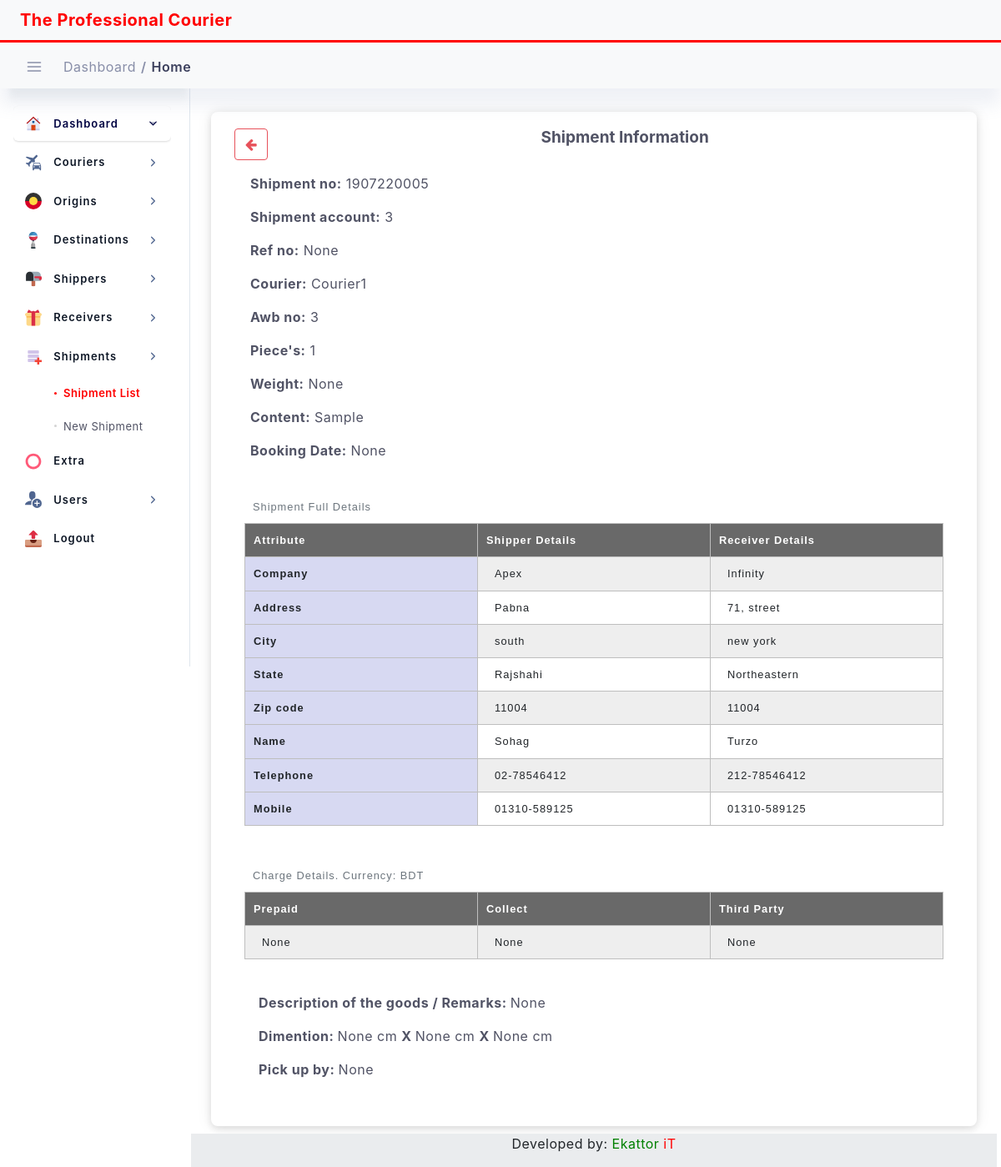
Screenshot of /transaction/detail-shipment/1907220005 with the database file from the repository.
### transaction/models.py (models this page shows, shortened)
class Transaction(models.Model):
    created_at = models.DateTimeField(blank=True, null=True, auto_now_add=True)
    updated_at = models.DateTimeField(blank=True, null=True, auto_now=True)
    shipment_date = models.DateTimeField(blank=True, null=True, )
    shipment_no = models.CharField(max_length=100, primary_key=True, default=shipment_no_generate)
    shipper_account = models.CharField(max_length=100)
    shipper = models.ForeignKey(Sender, on_delete=models.DO_NOTHING, )
    shipper_address = models.CharField(max_length=200,)
    shipper_city = models.CharField(max_length=200,)
    shipper_state = models.CharField(max_length=200, blank=True, null=True)
    shipper_zip = models.CharField(max_length=200,)
    shipper_name = models.CharField(max_length=200, blank=True, null=True)
    shipper_mobile = models.CharField(max_length=20, blank=True, null=True)
    shipper_telephone = models.CharField(max_length=20, blank=True, null=True)
    origin_country = models.ForeignKey(Origin, on_delete=models.DO_NOTHING, )
    receiver = models.ForeignKey(Receiver, on_delete=models.DO_NOTHING, )
    receiver_address = models.CharField(max_length=200,)
    receiver_city = models.CharField(max_length=200,)
    receiver_state = models.CharField(max_length=200, blank=True, null=True)
    receiver_zip = models.CharField(max_length=200,)
    receiver_name = models.CharField(max_length=200, blank=True, null=True)
    receiver_mobile = models.CharField(max_length=20, blank=True, null=True)
    receiver_telephone = models.CharField(max_length=20, blank=True, null=True)
    destination_country = models.ForeignKey(Destination, on_delete=models.DO_NOTHING, )
    ref_no = models.CharField(max_length=200, blank=True, null=True)
    courier = models.ForeignKey(Courier, on_delete=models.DO_NOTHING, )
    awb_no = models.CharField(max_length=200, blank=True, null=True)
    piece = models.IntegerField(blank=True, null=True, default=1)
    weight = models.DecimalField(max_digits=20, decimal_places=2, blank=True, null=True)
    CONTENT_CHOICES = (
        ('Sample', 'Sample'),
        ('Document', 'Document'),
        ('Envelope', 'Envelope'),
    )
    content = models.CharField(max_length=20, choices=CONTENT_CHOICES, default='Sample')
    remark = models.CharField(max_length=200, blank=True, null=True)
    height = models.DecimalField(max_digits=20, decimal_places=2, blank=True, null=True)
    width = models.DecimalField(max_digits=20, decimal_places=2, blank=True, null=True)
    length = models.DecimalField(max_digits=20, decimal_places=2, blank=True, null=True)
    pickup_by = models.CharField(max_length=200, blank=True, null=True)
    pickup_date = models.DateField(blank=True, null=True)
    CURRENCY_CHOICES = (
        ('BDT', 'BDT'),
        ('USD', 'USD'),
        ('EURO', 'EURO'),
    )
    currency = models.CharField(max_length=20, choices=CURRENCY_CHOICES, default='BDT')
    prepaid_amount = models.DecimalField(max_digits=20, decimal_places=2, blank=True, null=True)
    collect_amount = models.DecimalField(max_digits=20, decimal_places=2, blank=True, null=True)
    third_party_amount = models.DecimalField(max_digits=20, decimal_places=2, blank=True, null=True)
    cheque_no = models.CharField(max_length=200, blank=True, null=True)
    account_no = models.CharField(max_length=200, blank=True, null=True)
    barcode = models.ImageField(upload_to='barcode', blank=True, null=True)
    STATUS_CHOICES = (
        ('Pending', 'Pending'),
        ('In Transit', 'In Transit'),
        ('Shipped', 'Shipped'),
        ('Out For Delivery', 'Out For Delivery'),
        ('Delivered', 'Delivered'),
    )
    status = models.CharField(max_length=20, choices=STATUS_CHOICES, default='Pending')
    author = models.ForeignKey(User, on_delete=models.DO_NOTHING, )
    is_active = models.BooleanField(default=True)

class Sender(models.Model):
    created_at = models.DateTimeField(blank=True, null=True, auto_now_add=True)
    updated_at = models.DateTimeField(blank=True, null=True, auto_now=True)
    shipper_code = models.CharField(max_length=20, primary_key=True, default=shipper_code)
    shipper_company = models.CharField(max_length=100)
    shipper_address = models.CharField(max_length=200)
    city = models.CharField(max_length=100)
    state = models.CharField(max_length=100, blank=True, null=True)
    zip = models.CharField(max_length=100)
    shipper_name = models.CharField(max_length=100, blank=True, null=True)
    mobile = models.CharField(max_length=50, blank=True, null=True)
    telephone = models.CharField(max_length=100, blank=True, null=True)
    author = models.ForeignKey(User, on_delete=models.DO_NOTHING, )
    is_active = models.BooleanField(default=True)
    def __str__(self):
        return self.shipper_company

class Receiver(models.Model):
    created_at = models.DateTimeField(blank=True, null=True, auto_now_add=True)
    updated_at = models.DateTimeField(blank=True, null=True, auto_now=True)
    receiver_code = models.CharField(max_length=20, primary_key=True, default=receiver_code)
    receiver_company = models.CharField(max_length=100)
    receiver_address = models.CharField(max_length=200)
    city = models.CharField(max_length=100)
    state = models.CharField(max_length=100, blank=True, null=True)
    zip = models.CharField(max_length=100)
    receiver_name = models.CharField(max_length=100, blank=True, null=True)
    mobile = models.CharField(max_length=50, blank=True, null=True)
    telephone = models.CharField(max_length=100, blank=True, null=True)
    author = models.ForeignKey(User, on_delete=models.DO_NOTHING, )
    is_active = models.BooleanField(default=True)
    def __str__(self):
        return self.receiver_company

### dataset/models.py (models this page shows)
class Courier(models.Model):
    name = models.CharField(max_length=100)
    address = models.CharField(max_length=200, blank=True, null=True)
    mobile = models.CharField(max_length=15, blank=True, null=True)
    email = models.CharField(max_length=100, blank=True, null=True)
    remark = models.CharField(max_length=200, blank=True, null=True)
    def __str__(self):
        return self.name

### transaction/views.py (the view)
# urls.py: path('detail-shipment/<str:pk>', views.ShipmentDetailView.as_view(), name='detail_shipment'),
class ShipmentDetailView(DetailView):
    model = Transaction
    template_name = 'shipment_detail.html'
    context_object_name = 'shipment'
    def get_context_data(self, **kwargs):
        context = super().get_context_data(**kwargs)
        context["title"] = "Shipment Information"
        context["nav_bar"] = "shipment_list"
        return context

### templates/shipment_detail.html (shortened to what this page needs)
{% extends "base.html" %}
{% load static %}
{% block content %}
{% load crispy_forms_tags %}
<div class="container p-4">
    <div class="row">
        <div class="col-lg-12 col-12 layout-spacing">
            <div class="statbox widget box box-shadow">
                <div class="widget-header">
                    <div class="row">
                        <div class="mb-3 col-md-1">
                            <a href="{% url 'all-shipments' %}">
                                <button class="btn btn-outline-danger" type="submit"><i class="fa fa-arrow-left"
                                                                                      aria-hidden="true"></i></button>
                            </a>
                        </div>
                        <div class="mb-3 col-md-11">
                            <center>
                                <h5>{{title}}</h5>
                            </center>
                        </div>
                        <p></p><br /><br />
                        <div>
                            <p><strong>Shipment no:</strong>  {{ shipment.shipment_no }}</p>
                            <p><strong>Shipment account:</strong> {{ shipment.shipper_account }}</p>
                            <p><strong>Ref no:</strong> {{ shipment.ref_no }}</p>
                            <p><strong>Courier:</strong> {{ shipment.courier }}</p>
                            <p><strong>Awb no:</strong> {{ shipment.awb_no }}</p>
                            <p><strong>Piece's:</strong> {{ shipment.piece }}</p>
                            <p><strong>Weight:</strong> {{ shipment.weight }}</p>
                            <p><strong>Content:</strong> {{ shipment.content }}</p>
                            <p><strong>Booking Date:</strong> {{ shipment.shipment_date }}</p>
                        </div>
                    </div>
                </div>
                <div class="widget-content widget-content-area">
                    <table>
                        <caption>Shipment Full Details</caption>
                        <tr>
                            <th scope="col">Attribute</th>
                            <th scope="col">Shipper Details</th>
                            <th scope="col">Receiver Details</th>
                        </tr>
                        <tr>
                            <th scope="row">Company</th>
                            <td>{{ shipment.shipper }}</td>
                            <td>{{ shipment.receiver }}</td>
                        </tr>
                        <tr>
                            <th scope="row">Address</th>
                            <td>{{ shipment.shipper_address }}</td>
                            <td>{{ shipment.receiver_address }}</td>
                        </tr>
                        <tr>
                            <th scope="row">City</th>
                            <td>{{ shipment.shipper_city }}</td>
                            <td>{{ shipment.receiver_city }}</td>
                        </tr>
                        <tr>
                            <th scope="row">State</th>
                            <td>{{ shipment.shipper_state }}</td>
                            <td>{{ shipment.receiver_state }}</td>
                        </tr>
                        <tr>
                            <th scope="row">Zip code</th>
                            <td>{{ shipment.shipper_zip }}</td>
                            <td>{{ shipment.receiver_zip }}</td>
                        </tr>
                        <tr>
                            <th scope="row">Name</th>
                            <td>{{ shipment.shipper_name }}</td>
                            <td>{{ shipment.receiver_name }}</td>
                        </tr>
                        <tr>
                            <th scope="row">Telephone</th>
                            <td>{{ shipment.shipper_telephone }}</td>
                            <td>{{ shipment.receiver_telephone }}</td>
                        </tr>
                        <tr>
                            <th scope="row">Mobile</th>
                            <td>{{ shipment.shipper_mobile }}</td>
                            <td>{{ shipment.receiver_mobile }}</td>
                        </tr>
                    </table>
                </div>
                <div class="widget-content widget-content-area">
                    <table>
                        <caption>Charge Details. Currency: {{ shipment.currency }}</caption>
                        <tr>
                            <th scope="col">Prepaid</th>
                            <th scope="col">Collect</th>
                            <th scope="col">Third Party</th>
                        </tr>
                        <tr>
                            <td>{{ shipment.prepaid_amount }}</td>
                            <td>{{ shipment.collect_amount }}</td>
                            <td>{{ shipment.third_party_amount }}</td>
                        </tr>
                    </table>
                </div>
                <div class="widget-content widget-content-area">
                        <p><strong>Description of the goods / Remarks: </strong>{{ shipment.remark }}</p>
                        <p><strong>Dimention: </strong>{{ shipment.height }} cm <strong>X </strong>{{ shipment.width }} cm <strong>X </strong>{{ shipment.length }} cm</p>
                        <p><strong>Pick up by: </strong>{{ shipment.pickup_by }}</p>
                </div>
            </div>
        </div>
    </div>
</div>
{% endblock content %}

### static/assets/css/dashboard/dash_1.css (style rules this page uses)
.layout-spacing { padding-bottom: 25px; }
.widget { position: relative; padding: 20px; border-radius: 8px; border: none; background: #fff; -webkit-box-shadow: 0 4px 6px 0 rgba(85, 85, 85, 0.08), 0 1px 20px 0 rgba(0, 0, 0, 0.07), 0px 1px 11px 0px rgba(0, 0, 0, 0.07); -moz-box-shadow: 0 4px 6px 0 rgba(85, 85, 85, 0.08), 0 1px 20px 0 rgba(0, 0, 0, 0.07), 0px 1px 11px 0px rgba(0, 0, 0, 0.07); box-shadow: 0 4px 6px 0 rgba(85, 85, 85, 0.08), 0 1px 20px 0 rgba(0, 0, 0, 0.07), 0px 1px 11px 0px rgba(0, 0, 0, 0.07); }
.widget h5 { font-weight: 700; font-size: 19px; letter-spacing: 0px; margin-bottom: 0; color: #515365; }

### static/assets/css/main.css (style rules this page uses)
html { min-height: 100% }
body { color: #888ea8; height: 100%; font-size: 0.875rem; background: #f1f2f3; overflow-x: hidden; overflow-y: auto; letter-spacing: 0.0312rem; font-family: 'Helvetica', sans-serif; }
h1, h2, h3, h4, h5, h6 { color: #3b3f5c; }
p { margin-top: 0; margin-bottom: 0.625rem; color: #515365 }
strong { font-weight: 600; }
a { color: #515365; outline: none; }
.btn { padding: 0.4375rem 1.25rem; text-shadow: none; font-size: 14px; color: #3b3f5c; font-weight: normal; white-space: normal; word-wrap: break-word; transition: .2s ease-out; touch-action: manipulation; cursor: pointer; background-color: #f1f2f3; box-shadow: 0px 5px 20px 0 rgba(0, 0, 0, 0.1); will-change: opacity, transform; transition: all 0.3s ease-out; -webkit-transition: all 0.3s ease-out; }
.btn-outline-danger { border: 1px solid #e7515a !important; color: #e7515a !important; background-color: transparent; box-shadow: none; }
.statbox .widget-content:before, .statbox .widget-content:after { display: table; content: ""; line-height: 0; clear: both }

### static/assets/css/structure.css (style rules this page uses)
html { min-height: 100% }
body { color: #888ea8; height: 100%; font-size: 0.875rem; background: ##f1f2f3; overflow-x: hidden; overflow-y: auto; letter-spacing: 0.0312rem; font-family: 'Helvetica', sans-serif; }
h1, h2, h3, h4, h5, h6 { color: #3b3f5c; }
p { margin-top: 0; margin-bottom: 0.625rem; color: #515365 }
strong { font-weight: 600; }
.widget { padding: 0; margin-top: 0; margin-bottom: 0; border-radius: 6px; -webkit-box-shadow: 0 4px 6px 0 rgba(85, 85, 85, 0.08), 0 1px 20px 0 rgba(0, 0, 0, 0.07), 0px 1px 11px 0px rgba(0, 0, 0, 0.07); -moz-box-shadow: 0 4px 6px 0 rgba(85, 85, 85, 0.08), 0 1px 20px 0 rgba(0, 0, 0, 0.07), 0px 1px 11px 0px rgba(0, 0, 0, 0.07); box-shadow: 0 4px 6px 0 rgba(85, 85, 85, 0.08), 0 1px 20px 0 rgba(0, 0, 0, 0.07), 0px 1px 11px 0px rgba(0, 0, 0, 0.07); }
.layout-spacing { padding-bottom: 40px; }
.widget.box .widget-header { background: #fff; padding: 0px 8px 0px; border-top-right-radius: 6px; border-top-left-radius: 6px; }
.widget .widget-header { border-bottom: 0px solid #f1f2f3; }
.widget .widget-header:before, .widget .widget-header:after { display: table; content: ""; line-height: 0 }
.widget .widget-header:after { clear: both }
.widget-content-area { padding: 20px; position: relative; background-color: #fff; border-bottom-left-radius: 6px; border-bottom-right-radius: 6px; }

### templates/shipment_detail.html (style rules this page uses)
table { width: 100%; }
td, th { border: 1px solid rgb(190, 190, 190); padding: 10px; }
td { text-align: left; padding-left: 20px; width:30%; }
tr:nth-child(even) { background-color: #eee; }
th[scope="col"] { background-color: #696969; color: #fff; width: 30%; }
th[scope="row"] { background-color: #d7d9f2; width:30%; }
caption { padding: 10px; caption-side: top; }
p { padding-left: 17px; }
table { border-collapse: collapse; border: None; letter-spacing: 1px; font-family: sans-serif; font-size: .8rem; }

### rows the page displays
Transaction: shipment_no "1907220005", shipper_account "3", ref_no "None", courier "Courier1", awb_no "3", piece "1", weight "None", content "Sample", shipment_date "None", shipper "Apex", receiver "Infinity", shipper_address "Pabna", receiver_address "71, street", shipper_city "south", receiver_city "new york", shipper_state "Rajshahi", receiver_state "Northeastern", shipper_zip "11004", receiver_zip "11004", shipper_name "Sohag", receiver_name "Turzo", shipper_telephone "02-78546412", receiver_telephone "212-78546412", shipper_mobile "01310-589125", receiver_mobile "01310-589125", currency "BDT", prepaid_amount "None", collect_amount "None", third_party_amount "None", remark "None", height "None", width "None", length "None", pickup_by "None"

### other values shown
{{ title }} "Shipment Information"
